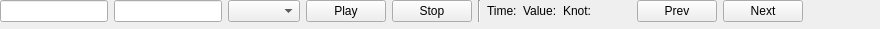
<?xml version="1.0" encoding="UTF-8"?>
<ui version="4.0">
 <class>CurveEditorRibbonWidget</class>
 <widget class="QWidget" name="CurveEditorRibbonWidget">
  <property name="geometry">
   <rect>
    <x>0</x>
    <y>0</y>
    <width>880</width>
    <height>29</height>
   </rect>
  </property>
  <property name="windowTitle">
   <string>Curve Editor</string>
  </property>
  <widget class="QWidget" name="">
   <layout class="QHBoxLayout" name="horizontalLayout">
    <item>
     <widget class="QLineEdit" name="edit_time"/>
    </item>
    <item>
     <widget class="QLineEdit" name="edit_value"/>
    </item>
    <item>
     <widget class="QComboBox" name="cb_keyTypes"/>
    </item>
    <item>
     <widget class="QPushButton" name="btn_togglePlay">
      <property name="text">
       <string>Play</string>
      </property>
     </widget>
    </item>
    <item>
     <widget class="QPushButton" name="btn_stop">
      <property name="text">
       <string>Stop</string>
      </property>
     </widget>
    </item>
    <item>
     <widget class="Line" name="line">
      <property name="orientation">
       <enum>Qt::Vertical</enum>
      </property>
     </widget>
    </item>
    <item>
     <widget class="QLabel" name="label">
      <property name="text">
       <string>Time:</string>
      </property>
     </widget>
    </item>
    <item>
     <widget class="QLabel" name="label_2">
      <property name="text">
       <string>Value:</string>
      </property>
     </widget>
    </item>
    <item>
     <widget class="QLabel" name="label_3">
      <property name="text">
       <string>Knot:</string>
      </property>
     </widget>
    </item>
    <item>
     <spacer name="horizontalSpacer">
      <property name="orientation">
       <enum>Qt::Horizontal</enum>
      </property>
      <property name="sizeType">
       <enum>QSizePolicy::Expanding</enum>
      </property>
      <property name="sizeHint" stdset="0">
       <size>
        <width>40</width>
        <height>20</height>
       </size>
      </property>
     </spacer>
    </item>
    <item>
     <widget class="QPushButton" name="btn_prevKey">
      <property name="text">
       <string>Prev</string>
      </property>
     </widget>
    </item>
    <item>
     <widget class="QPushButton" name="btn_nextKey">
      <property name="text">
       <string>Next</string>
      </property>
     </widget>
    </item>
   </layout>
  </widget>
 </widget>
 <resources/>
 <connections/>
</ui>
